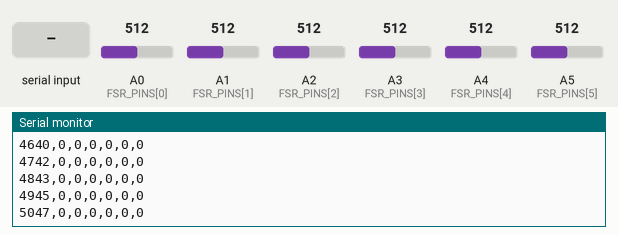
This sketch was run on a simulated nRF52 board. On the bench: the last lines printed to the serial monitor. Inputs (shaded band) come from the test bench; at power-on: A0 (FSR_PINS[0]) = 512, A1 (FSR_PINS[1]) = 512, A2 (FSR_PINS[2]) = 512, A3 (FSR_PINS[3]) = 512, A4 (FSR_PINS[4]) = 512, A5 (FSR_PINS[5]) = 512. A phone connects over Bluetooth LE 3 s after start.

Above: at 5.2 s.
5.3 s: "z" received over the second serial link
At 5.7 s:
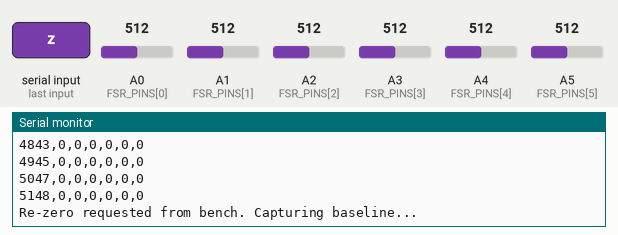
6.8 s: A0 (FSR_PINS[0]) set to 716
8.3 s: A1 (FSR_PINS[1]) set to 716
At 9.49 s:
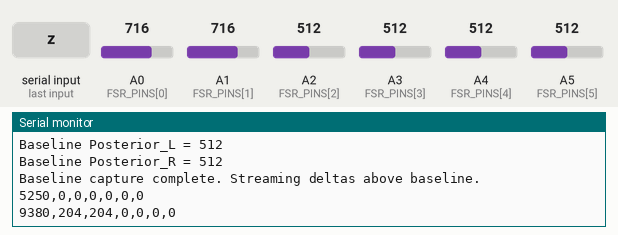
9.8 s: A2 (FSR_PINS[2]) set to 716
At 9.89 s:
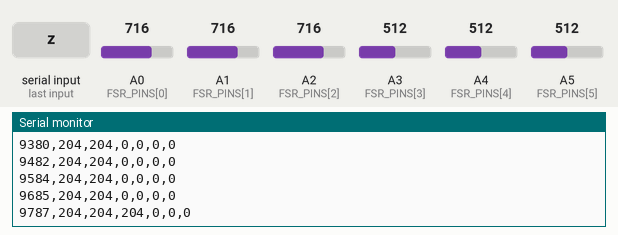
11.3 s: A3 (FSR_PINS[3]) set to 716
At 11.32 s:
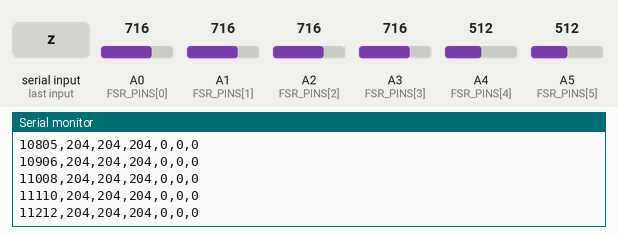
12.8 s: A4 (FSR_PINS[4]) set to 716
At 12.84 s:
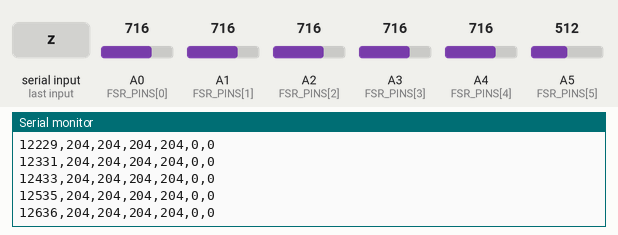
Timing chart, 0 to 15.3 s (numbered marks = the images above; inputs shaded):
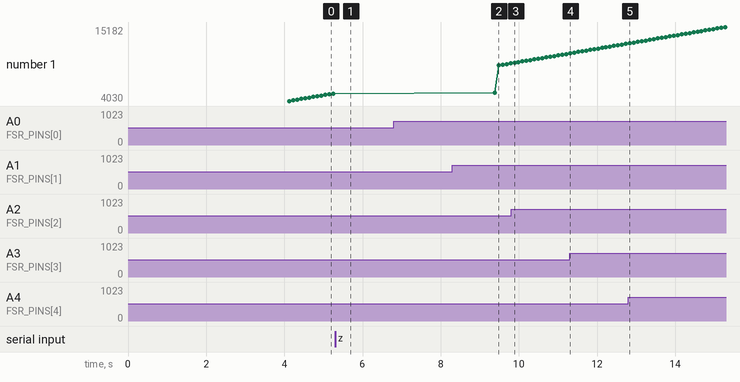

The sketch:

phase2_palate_6ch_calibrated.ino
```cpp
// Phase 2: XIAO nRF52840 + 6 FSRs + BLE UART @ 10 Hz, with per-channel
// boot-time baseline calibration and on-demand re-zero from the bench.
//
// Streams six palate FSRs over the Nordic UART Service so the MorphoGenix
// bench (BleStreamer.js) can read all six channels.
//
// Wire format (one ASCII line per sample, terminated with '\n'):
//
//     <millisSinceBoot>,<adc0>,<adc1>,<adc2>,<adc3>,<adc4>,<adc5>\n
//
// where each adcN is a 12-bit ADC reading (0..4095) from An, AFTER
// per-channel baseline subtraction (see CALIBRATION below).
//
// CHANNEL LAYOUT (must mirror the physical FSR placement in the silicone):
//
//     A0  Rugae_L         (front-left rugae area)
//     A1  Rugae_R         (front-right rugae area)
//     A2  MidPalate_L     (mid-left palatal vault)
//     A3  MidPalate_R     (mid-right palatal vault)
//     A4  Posterior_L     (rear-left, near hard-soft palate junction)
//     A5  Posterior_R     (rear-right, near hard-soft palate junction)
//
// If you change the physical layout, update CHANNEL_NAMES below AND the
// matching CHANNEL_MAP in BleStreamer.js so the bench renders the right
// zones for each sensor.
//
// CALIBRATION:
//   On boot, the firmware spends the first 2 seconds sampling each channel
//   to record a per-channel baseline ("zero" point). All transmitted values
//   are deltas above baseline. So when the device is sitting still inside
//   silicone with no tongue pressure, you should see values near 0, not the
//   ~100-ADC silicone-preload reading the first prototype showed.
//
//   The user can also send a single 'z' character over BLE UART (from the
//   bench's debug console) to re-zero the baselines on demand. Useful if
//   the device shifts position mid-session, or if you want to recalibrate
//   after the FSRs warm up to mouth temperature.
//
//   Negative deltas (sensor reads below baseline -- can happen with thermal
//   drift or mechanical relaxation after a long press) are clamped to 0 so
//   the wire format stays unsigned and the bench parser doesn't choke.
//
// HARDWARE WIRING (each of 6 channels, identical):
//
//     3V3 ---- FSR ----+---- An
//                      |
//                    10 kOhm
//                      |
//                     GND
//
//   * All six 3V3 inputs share a single power wire from the XIAO's 3V3 pin.
//   * All six GND returns share a single ground wire back to the XIAO's GND.
//   * Each FSR has its OWN dedicated 10 kOhm pulldown -- do not share.
//
// CHANGES vs. phase2_palate_1ch.ino:
//   * 1 channel -> 6 channels (FSR_PINS[] array, single read loop)
//   * snprintf format string updated to %lu plus six %d tokens
//   * BLE buffer enlarged from 32 to 80 bytes to fit the worst-case payload
//     (10-digit timestamp + six 4-digit ADC values + commas + newline)
//   * Per-channel baseline calibration on boot
//   * BLE UART RX callback wired up to listen for 'z' (re-zero) and 'r'
//     (report current baselines) commands from the bench

#include <bluefruit.h>

const uint8_t CHANNEL_COUNT = 6;
const int FSR_PINS[CHANNEL_COUNT] = { A0, A1, A2, A3, A4, A5 };
const char* CHANNEL_NAMES[CHANNEL_COUNT] = {
  "Rugae_L", "Rugae_R", "MidPalate_L", "MidPalate_R", "Posterior_L", "Posterior_R"
};

const int NUM_SAMPLES = 8;                  // boxcar average per channel
const uint32_t SAMPLE_INTERVAL_MS = 100;    // 10 Hz output rate
const uint32_t BASELINE_DURATION_MS = 2000; // 2 s baseline capture window on boot
const int BASELINE_SAMPLES = 20;            // 20 samples over 2 s
const int DEFAULT_BASELINE = 100;           // fallback if calibration is skipped

BLEUart bleuart;

uint32_t lastSampleMs = 0;
int baseline[CHANNEL_COUNT];   // per-channel zero point
bool baselineSet = false;

void setup() {
  Serial.begin(115200);
  // Don't block forever waiting for the serial monitor -- bench testing
  // often runs the device on battery with no host attached.
  uint32_t serialWaitStart = millis();
  while (!Serial && (millis() - serialWaitStart) < 1500) {
    delay(10);
  }

  for (uint8_t i = 0; i < CHANNEL_COUNT; i++) {
    pinMode(FSR_PINS[i], INPUT);
    baseline[i] = DEFAULT_BASELINE;
  }

  Bluefruit.begin();
  Bluefruit.setTxPower(4);
  Bluefruit.setName("MorphoGenixSOD");

  bleuart.begin();
  // Listen for commands ('z' = re-zero, 'r' = report baselines).
  bleuart.setRxCallback(uartRxCallback);

  startAdv();

  Serial.println("MorphoGenix Phase 2: 6-channel FSR over BLE UART (calibrated rev1)");
  Serial.println("Capturing 2-second baseline -- do not press sensors during this window.");

  captureBaseline();
}

void loop() {
  uint32_t now = millis();
  if (now - lastSampleMs >= SAMPLE_INTERVAL_MS) {
    lastSampleMs = now;

    int adc[CHANNEL_COUNT];
    for (uint8_t i = 0; i < CHANNEL_COUNT; i++) {
      int raw = readAveraged(FSR_PINS[i]);
      // Subtract baseline; clamp to 0 if below (thermal drift, relaxation).
      adc[i] = raw - baseline[i];
      if (adc[i] < 0) adc[i] = 0;
    }

    // Serial debug -- human-readable, also useful for unplugged bench work
    Serial.print(now);
    for (uint8_t i = 0; i < CHANNEL_COUNT; i++) {
      Serial.print(",");
      Serial.print(adc[i]);
    }
    Serial.println();

    // BLE notify
    //
    // We deliberately DO NOT gate on bleuart.notifyEnabled(). That helper
    // checks whether the peer subscribed to the NUS RX characteristic (the
    // one the central writes TO us on). Web Bluetooth never writes -- it
    // only subscribes to the TX characteristic to listen -- so notifyEnabled()
    // can return false for the entire session even when a phone or laptop
    // is happily connected. Gating writes on it caused the bench to stay
    // silent forever (status: connected, no packets). Bluefruit.connected()
    // is the right gate for one-way streaming.
    if (Bluefruit.connected()) {
      char buf[80];
      int len = snprintf(buf, sizeof(buf), "%lu,%d,%d,%d,%d,%d,%d\n",
                         (unsigned long)now,
                         adc[0], adc[1], adc[2], adc[3], adc[4], adc[5]);
      if (len > 0 && len < (int)sizeof(buf)) {
        bleuart.write((uint8_t *)buf, len);
      }
    }
  }
}

// Capture baseline: average BASELINE_SAMPLES readings per channel with the
// device at rest. Called on boot and whenever the user requests a re-zero
// via the 'z' command over BLE UART.
void captureBaseline() {
  long sum[CHANNEL_COUNT] = {0, 0, 0, 0, 0, 0};
  for (int s = 0; s < BASELINE_SAMPLES; s++) {
    for (uint8_t i = 0; i < CHANNEL_COUNT; i++) {
      sum[i] += readAveraged(FSR_PINS[i]);
    }
    delay(BASELINE_DURATION_MS / BASELINE_SAMPLES);
  }
  for (uint8_t i = 0; i < CHANNEL_COUNT; i++) {
    baseline[i] = sum[i] / BASELINE_SAMPLES;
    Serial.print("Baseline ");
    Serial.print(CHANNEL_NAMES[i]);
    Serial.print(" = ");
    Serial.println(baseline[i]);
  }
  baselineSet = true;
  Serial.println("Baseline capture complete. Streaming deltas above baseline.");
}

// Bench can write 'z' to trigger re-zero, or 'r' to print current baselines.
void uartRxCallback(uint16_t conn_handle) {
  (void)conn_handle;
  while (bleuart.available()) {
    int c = bleuart.read();
    if (c == 'z' || c == 'Z') {
      Serial.println("Re-zero requested from bench. Capturing baseline...");
      captureBaseline();
      // Echo confirmation back to the bench so the UI can show "zeroed".
      const char *msg = "ZEROED\n";
      bleuart.write((uint8_t *)msg, 7);
    } else if (c == 'r' || c == 'R') {
      // Report baselines (useful for debugging).
      char buf[80];
      int len = snprintf(buf, sizeof(buf), "BASELINE,%d,%d,%d,%d,%d,%d\n",
                         baseline[0], baseline[1], baseline[2],
                         baseline[3], baseline[4], baseline[5]);
      if (len > 0 && len < (int)sizeof(buf)) {
        bleuart.write((uint8_t *)buf, len);
      }
    }
  }
}

int readAveraged(int pin) {
  long sum = 0;
  for (int i = 0; i < NUM_SAMPLES; i++) {
    sum += analogRead(pin); // 0..4095 on nRF52
    delay(2);
  }
  return (int)(sum / NUM_SAMPLES);
}

void startAdv() {
  Bluefruit.Advertising.stop();
  Bluefruit.Advertising.clearData();

  Bluefruit.Advertising.addFlags(BLE_GAP_ADV_FLAGS_LE_ONLY_GENERAL_DISC_MODE);
  Bluefruit.Advertising.addTxPower();
  Bluefruit.Advertising.addName();
  Bluefruit.Advertising.addService(bleuart);

  Bluefruit.Advertising.restartOnDisconnect(true);
  Bluefruit.Advertising.setInterval(32, 244); // ~20 ms .. ~152.5 ms
  Bluefruit.Advertising.setFastTimeout(30);

  Bluefruit.Advertising.start(0); // never time out
}
```

Measured:
- after the input at 5.3 s, the serial monitor: prints a new line at once (image 1)
- after the input at 8.3 s, the serial monitor: prints a new line after 1.2 s (image 2)
- after the input at 9.8 s, the serial monitor: prints a new line after 0.09 s (image 3)
- plotted number 1: 12636 → 15182 after the input at 12.8 s
